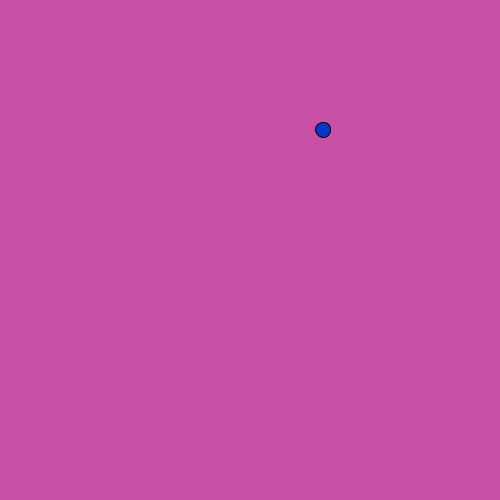
Frame 1 (no input)
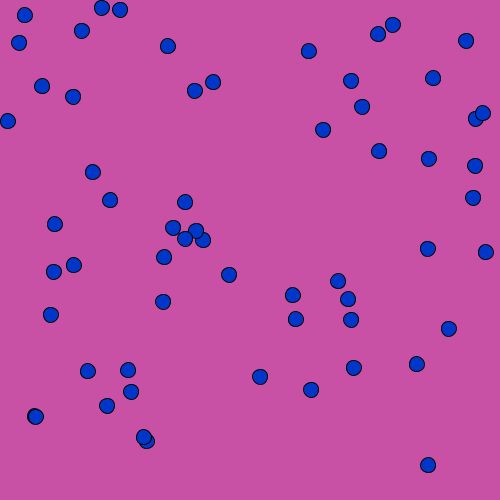
Frame 60 (the mouse pressed at the canvas centre just before this capture)
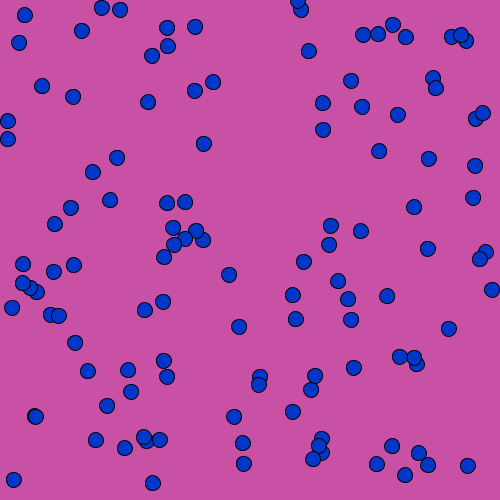
Frame 120 (the mouse held since frame 60 and released just before this capture)

The Processing sketch that drew these frames (run headless with seeded random() and noise(); from frame 60 on, the mouse is pressed at the canvas centre):

// Processing sketch: processing_185702
// ── processing_185702.pde

void setup() {
  size(500,500);
  background(200, 80, 165);
}

void draw() {
  fill(0,55,200);
  ellipse(random(500),random(500),15,15);
}

void mouseClicked() {
  background(50, 200, 127);
}
